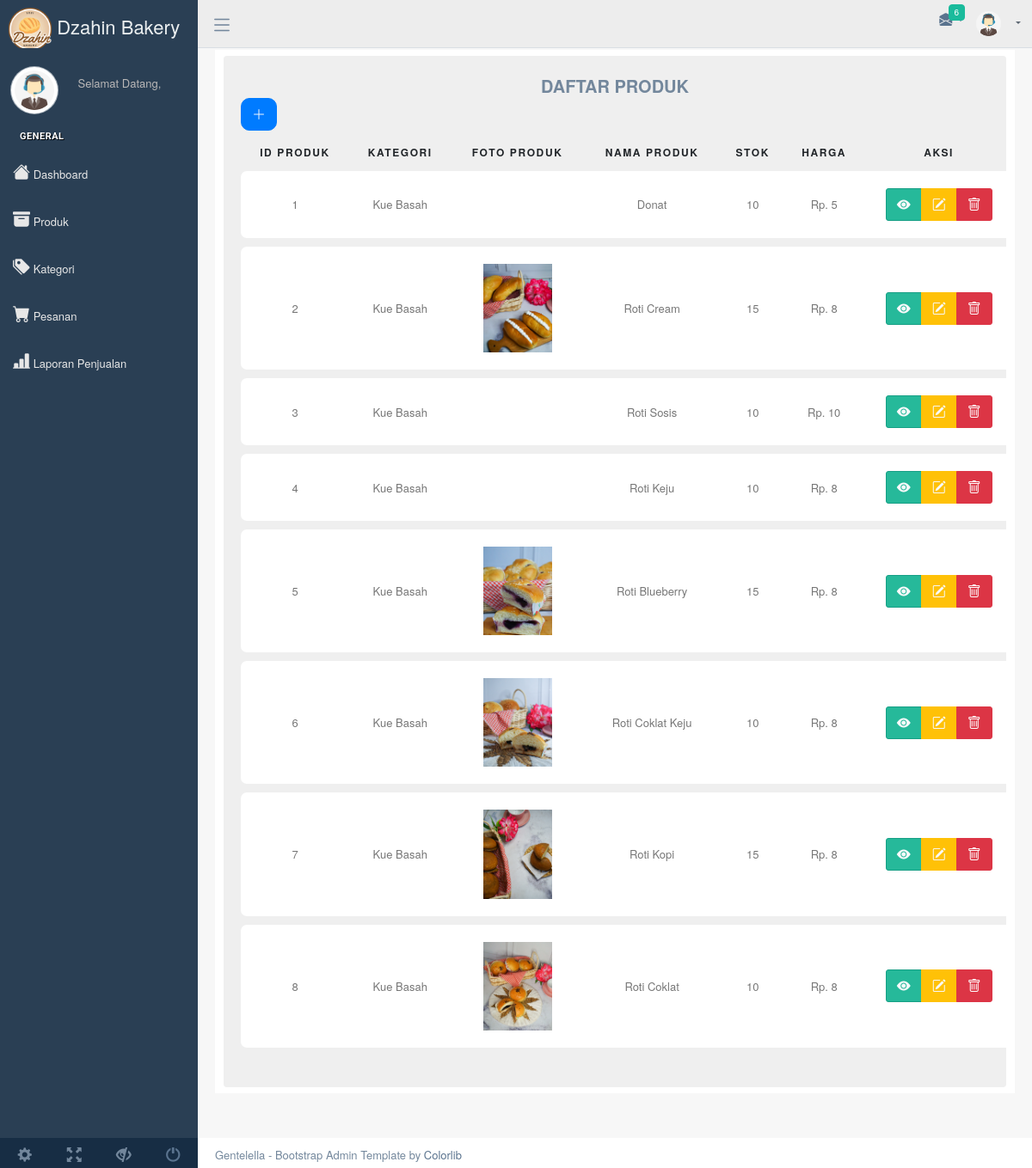
Page /index.php/admin/produk on the earlier database version.
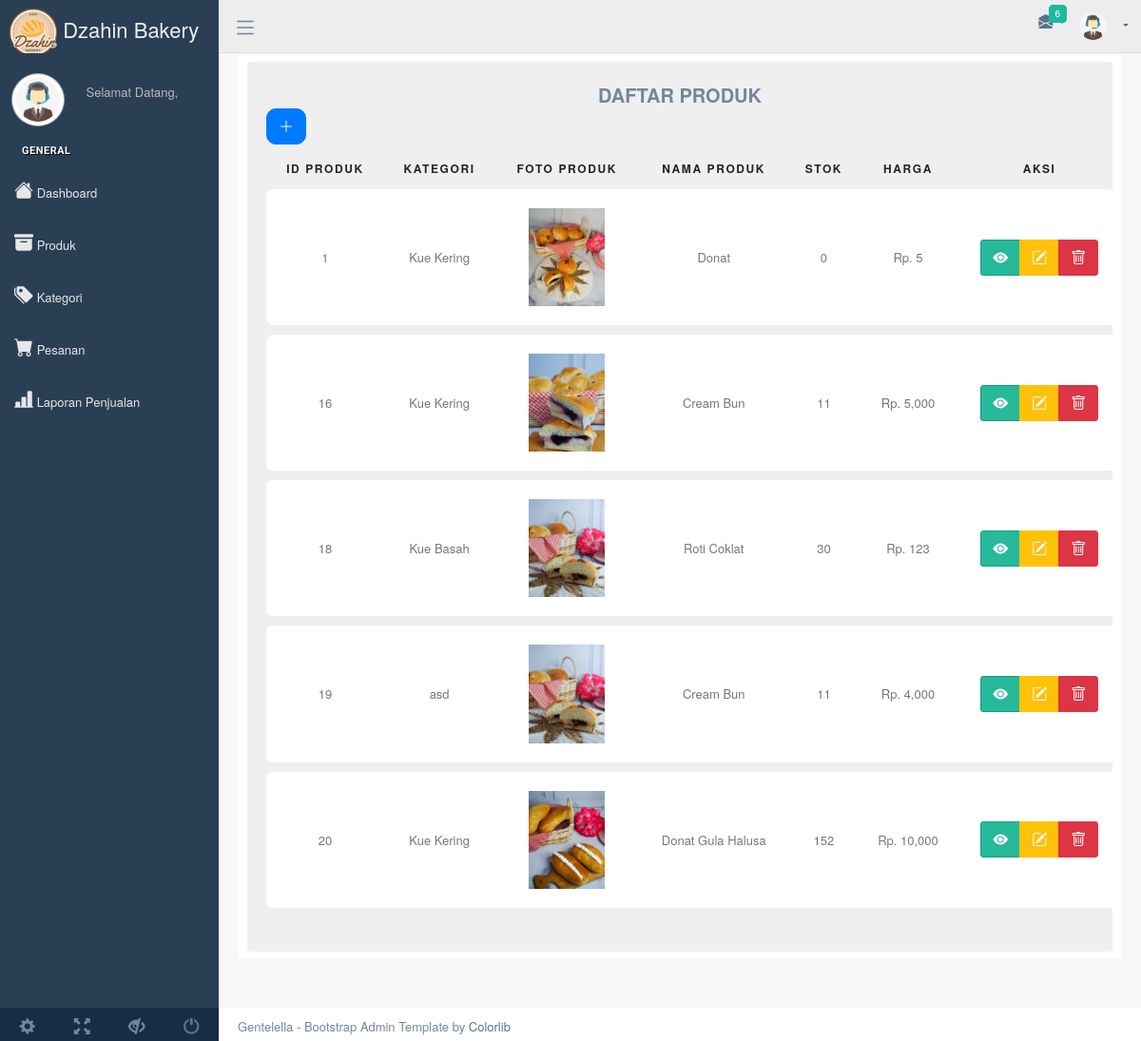
Same page on the later database version.
### tables this page shows
CREATE TABLE `tbl_produk` (
  `idProduk` int(11) NOT NULL,
  `idKategori` int(11) NOT NULL,
  `foto` varchar(100) NOT NULL,
  `namaProduk` varchar(30) NOT NULL,
  `harga` varchar(6) NOT NULL,
  `stok` int(3) NOT NULL,
  `berat` int(11) NOT NULL,
  `deskripsi_produk` text NOT NULL
);

CREATE TABLE `tbl_kategori` (
  `idKategori` int(11) NOT NULL,
  `namaKategori` varchar(30) NOT NULL
);

### application/controllers/Admin.php (called while the page is built, shortened)
<?php
class Admin extends CI_Controller
{
  public function __construct()
  {
    $this->load->library('form_validation');
    $this->load->model('Madmin');
  }
    public function produk()
      {
          $data['produk'] = $this->Madmin->tampilJoin()->result();
          $data['kategori'] = $this->Madmin->get_all_data('tbl_kategori')->result();
          $this->load->view('admin/sidebar');
          $this->load->view('admin/menu');
          $this->load->view('admin/produk', $data);
          $this->load->view('admin/footer');
      }
}

### index.php (called while the page is built, shortened)
<?php
require_once BASEPATH.'core/CodeIgniter.php';

### application/models/Madmin.php (called while the page is built, shortened)
<?php
class Madmin extends CI_Model
{
  public function tampilJoin(){
		$this->db->select('*');
		$this->db->from('tbl_produk');
		$this->db->join('tbl_kategori', 'tbl_produk.idKategori = tbl_kategori.idKategori', 'left');
		$query = $this->db->get();
		return $query;
	}
}

### application/views/admin/produk.php (the view, shortened to what this page needs)
<div class="right_col" role="main">
    <div class="row mt-5">
        <div class="col-md-12 col-sm-12">
            <div class="dashboard_graph">
                <div class="row justify-content-center">
                    <div class="col-md-12">
                        <div class="row justify-content-center">
                            <div class="col-md-12">
                                <div class="table-responsive custom-table-responsive">
                                    <table class="table custom-table text-center">
                                        <thead>
                                            <nav class="text-center" aria-label=" breadcrumb">
                                                    <a class="breadcrumb-item" aria-current="page" style="font-size:20px;"><b>DAFTAR PRODUK</b></a>
                                            </nav>
                                            <tr>
                                                <a type="button" class="btn btn-primary text-light" style="border-radius: 10px;" title="Tambah Produk" data-toggle="modal"  data-target="#tambahproduk" >
                                                    <i class="bi bi-plus-lg"></i>
                                                </a>
                                                <th scope="col" class="align-middle">id Produk</th>
                                                <th scope="col" class="align-middle">Kategori</th>
                                                <th scope="col" class="align-middle">Foto Produk</th>
                                                <th scope="col" class="align-middle">Nama Produk</th>
                                                <th scope="col" class="align-middle">Stok</th>
                                                <th scope="col" class="align-middle">Harga</th>
                                                <th scope="col" class="align-middle">Aksi</th>
                                            </tr>
                                        </thead>
                                        <tbody>
                                            <tr scope="row">
                                            <?php foreach ($produk as $val) { ?>
                                                <td class="align-middle">
                                                <?php echo $val->idProduk; ?>
                                                </td>
                                                <td class="align-middle">
                                                <?php echo $val->namaKategori; ?>
                                                </td>
                                                <td class="align-middle"><img src="<?=base_url()?>upload/<?=$val->foto?>" style="max-width: 80px;" alt=""></td>
                                                <td class="align-middle">
                                                <?php echo $val->namaProduk; ?>
                                                </td>
                                                <td class="align-middle"><?php echo $val->stok; ?></td>
                                                <td class="align-middle">Rp. <?php echo number_format($val->harga, 0); ?></td>
                                                <td class="align-middle">
                                                    <div class="btn-group">
                                                            <a  type="button" class="btn btn-success text-light" title="Lihat Detail Produk" data-toggle="modal"  data-target="#detailproduk<?php echo $val->idProduk ?>">
                                                                <i class="bi bi-eye-fill"></i>
                                                            </a>
                                                            <a type="button" class="btn btn-warning text-light" title="Edit Produk" data-toggle="modal"  data-target="#editproduk<?php echo $val->idProduk ?>">
                                                                <i class="bi bi-pencil-square"></i>
                                                            </a>
                                                            <a type="button" class="btn btn-danger" title="Delete Produk" class="btn-danger" href="<?php echo site_url('admin/delete_produk/' . $val->idProduk); ?>" onclick="return confirm('Yakin Akan Hapus Data Ini?')">
                                                                <i class="bi bi-trash"></i>
                                                            </a>
                                                    </div>
                                                </td>
                                            </tr>
                                            <tr class="spacer"><td colspan="100"></td></tr>
                                        <?php } ?>
                                        </tbody>
                                    </table>
                                </div>
                            </div>
                        </div>
                    </div>
                </div>
            </div>
        </div>
    </div>
</div>

### application/views/admin/sidebar.php (shortened to what this page needs)
<!DOCTYPE html>
<html lang="en">
  <head>
    <link rel="stylesheet" href="<?php echo base_url('assets/admin/colorlib/fonts/icomoon/style.css');?>">
    <link rel="stylesheet" href="<?php echo base_url('assets/admin/colorlib/css/owl.carousel.min.css');?>">
    <link rel="stylesheet" href="<?php echo base_url('assets/admin/colorlib/css/bootstrap.min.css');?>">
    <link rel="stylesheet" href="<?php echo base_url('assets/admin/colorlib/css/style.css');?>">
        <link rel="stylesheet" href="<?php echo base_url('assets/admin/vendors/bootstrap/css/bootstrap.min.css');?>">
        <link rel="stylesheet" href="https://cdn.jsdelivr.net/npm/bootstrap-icons@1.11.2/font/bootstrap-icons.min.css">
        <link rel="stylesheet" href="<?php echo base_url('assets/admin/vendors/nprogress/nprogress.css');?>">
        <link rel="stylesheet" href="<?php echo base_url('assets/admin/vendors/iCheck/skins/flat/green.css');?>">
        <link rel="stylesheet" href="<?php echo base_url('assets/admin/vendors/bootstrap-progressbar/css/bootstrap-progressbar-3.3.4.min.css');?>">
        <link rel="stylesheet" href="<?php echo base_url('assets/admin/vendors/jqvmap/jqvmap.min.css');?>">
        <link rel="stylesheet" href="<?php echo base_url('assets/admin/vendors/bootstrap-daterangepicker/daterangepicker.css');?>">
        <link rel="stylesheet" href="<?php echo base_url('assets/admin/build/css/custom.min.css');?>">
        <link rel="stylesheet" href="<?php echo base_url('assets/admin/build/css/style.css');?>">
  </head>
      <body class="nav-md">
    <div class="container body">
      <div class="main_container">
        <div class="col-md-3 left_col position-fixed" id="sticky-sidebar">
          <div class="left_col scroll-view">
            <div class="navbar nav_title" style="border: 0;" >
              <a href="<?php echo site_url('adminpanel/dashboard');?>" class="site_title"><img src="<?php echo base_url('assets/img/logo_dzahin_bakery.png');?>" width="50"> <span>Dzahin Bakery</span></a>
            </div>
            <div class="profile clearfix">
              <div class="profile_pic">
                <img src="<?php echo base_url('assets/img/profiladmin.jpg');?>" alt="Profil Anda" class="img-circle profile_img">
              </div>
              <div class="profile_info">
                <span>Selamat Datang,</span>
              </div>
            </div>
            <br />
            <div id="sidebar-menu" class="main_menu_side hidden-print main_menu">
              <div class="menu_section">
                <h3>General</h3>
                <ul class="nav side-menu">
                  <li><a href="<?php echo site_url('admin');?>"><i class="bi bi-house-fill h5"></i> Dashboard </a></li>
                  <li><a href="<?php echo site_url('admin/produk');?>"><i class="bi bi-archive-fill h5"></i> Produk </a></li>
                  <li><a href="<?php echo site_url('admin/kategori');?>"><i class="bi bi-tags-fill h5"></i> Kategori </a></li>
                  <li><a href="<?php echo site_url('admin/pesanan');?>"><i class="bi bi-cart-fill h5"></i> Pesanan </a></li>
                  <li><a href="<?php echo site_url('admin/penjualan');?>"><i class="bi bi-bar-chart-line-fill h5"></i> Laporan Penjualan </a></li>
                </ul>
              </div>
            </div>
            <div class="sidebar-footer hidden-small">
              <a data-toggle="tooltip" data-placement="top" title="Settings">
                <span class="glyphicon glyphicon-cog" aria-hidden="true"></span>
              </a>
              <a data-toggle="tooltip" data-placement="top" title="FullScreen">
                <span class="glyphicon glyphicon-fullscreen" aria-hidden="true"></span>
              </a>
              <a data-toggle="tooltip" data-placement="top" title="Lock">
                <span class="glyphicon glyphicon-eye-close" aria-hidden="true"></span>
              </a>
              <a data-toggle="tooltip" data-placement="top" title="Logout" href="login.html">
                <span class="glyphicon glyphicon-off" aria-hidden="true"></span>
              </a>
            </div>
          </div>
        </div>

### application/views/admin/menu.php (shortened to what this page needs)
<div class="top_nav fixed-top">
          <div class="nav_menu">
              <div class="nav toggle">
                <a id="menu_toggle"><i class="bi bi-list h5"></i></a>
              </div>
              <nav class="nav navbar-nav">
              <ul class=" navbar-right">
                <li class="nav-item dropdown open" style="padding-left: 15px;">
                  <a href="javascript:;" class="user-profile dropdown-toggle" aria-haspopup="true" id="navbarDropdown" data-toggle="dropdown" aria-expanded="false">
                    <img src="<?php echo base_url('assets/img/profiladmin.jpg');?>" alt=""><b style="font-size:15px;"><?=$this->session->userdata('username')?></b>
                  </a>
                </li>
                <li role="presentation" class="nav-item dropdown open">
                  <a href="javascript:;" class="dropdown-toggle info-number" id="navbarDropdown1" data-toggle="dropdown" aria-expanded="false">
                    <i class="bi bi-envelope-open-fill h5"></i>
                    <span class="badge bg-green">6</span>
                  </a>
                </li>
              </ul>
            </nav>
          </div>
        </div>

### application/views/admin/footer.php (shortened to what this page needs)
<footer>
          <div class="pull-right">
            Gentelella - Bootstrap Admin Template by <a href="https://colorlib.com">Colorlib</a>
          </div>
        </footer>
      </div>
    </div>
  </body>
</html>

Differences in the rows shown:
removed tbl_produk: idProduk "2", idKategori.namaKategori "Kue Basah", foto (picture), namaProduk "Roti Cream", stok "15", harga "8"
removed tbl_produk: idProduk "3", idKategori.namaKategori "Kue Basah", namaProduk "Roti Sosis", stok "10", harga "10"
removed tbl_produk: idProduk "4", idKategori.namaKategori "Kue Basah", namaProduk "Roti Keju", stok "10", harga "8"
removed tbl_produk: idProduk "5", idKategori.namaKategori "Kue Basah", foto (picture), namaProduk "Roti Blueberry", stok "15", harga "8"
removed tbl_produk: idProduk "6", idKategori.namaKategori "Kue Basah", foto (picture), namaProduk "Roti Coklat Keju", stok "10", harga "8"
removed tbl_produk: idProduk "7", idKategori.namaKategori "Kue Basah", foto (picture), namaProduk "Roti Kopi", stok "15", harga "8"
removed tbl_produk: idProduk "8", idKategori.namaKategori "Kue Basah", foto (picture), namaProduk "Roti Coklat", stok "10", harga "8"
changed tbl_produk "Donat": idKategori.namaKategori "Kue Basah" → "Kue Kering"; foto: picture added; stok "10" → "0"
added tbl_produk: idProduk "16", idKategori.namaKategori "Kue Kering", foto (picture), namaProduk "Cream Bun", stok "11", harga "5,000"
added tbl_produk: idProduk "18", idKategori.namaKategori "Kue Basah", foto (picture), namaProduk "Roti Coklat", stok "30", harga "123"
added tbl_produk: idProduk "19", idKategori.namaKategori "asd", foto (picture), namaProduk "Cream Bun", stok "11", harga "4,000"
added tbl_produk: idProduk "20", idKategori.namaKategori "Kue Kering", foto (picture), namaProduk "Donat Gula Halusa", stok "152", harga "10,000"
